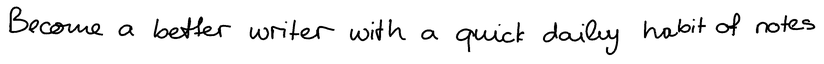
#> input picture src/ductus/presets/loose.png, 824 x 64 px
$ python -i profile.py   (imports and definitions only)
#> lines starting #> are read from the running program, lines starting #| are printed output that depends on the picture; after the words box and inside, x2 and y2 are one past the last pixel; in counts of white or black regions, pixels touching at a corner belong together
#> further down, picture is the input picture: shape (64, 824, 3); min 0, max 255, mean 239.3
"""Build a personal style profile from phone photos of handwritten pages.

Steps per photo: normalise lighting -> find ink (dark, saturated) -> remove printed grid
or ruling -> pick the rotation (0/90/180/270) and deskew -> split into text lines ->
keep clean, wide lines as one-shot style references -> measure layout habits
(x-height, line pitch, baseline drift, word gaps, ink colour, pen weight).
"""
from __future__ import annotations

import json
from pathlib import Path

import cv2
import numpy as np

from .segment import find_text_lines, skew_angle, baseline_and_xheight, stroke_width, column_runs


# [25 lines left out: functions load_photo, ink_map, not called in this run]


def paper_mask(rgb: np.ndarray) -> np.ndarray:
    """The page in a photo: the largest bright, low-saturation region, holes filled and the
    border pulled in a little, so the desk, the spiral binding and the page edge are not read
    as ink."""
    hsv = cv2.cvtColor(rgb, cv2.COLOR_RGB2HSV)
#> hsv: shape (64, 824, 3); mean H, S, V 0, 0, 239.3
    v = cv2.GaussianBlur(hsv[..., 2], (0, 0), 3)
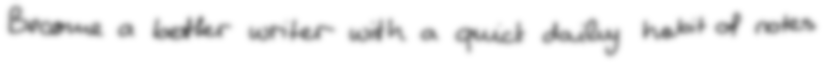
#> v: shape (64, 824); min 100, max 255, mean 239.3
    sat = cv2.GaussianBlur(hsv[..., 1], (0, 0), 3)
#> sat: shape (64, 824); every value is 0
    t, _ = cv2.threshold(v, 0, 255, cv2.THRESH_BINARY + cv2.THRESH_OTSU)
#> t = 216
    m = ((v > t) & (sat < 90)).astype(np.uint8)
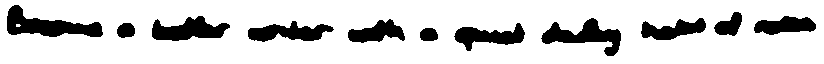
#> m: shape (64, 824); values 0 (black) and 1 (white), 82.5% white; 11 black regions, largest, box (x1, y1, x2, y2) and area: (7, 5, 103, 37) 1490, (541, 18, 621, 56) 1288, (152, 16, 230, 41) 1184
    m = cv2.morphologyEx(m, cv2.MORPH_CLOSE, np.ones((25, 25), np.uint8))
#> m: shape (64, 824); every value is 1
    n, lab, st, _ = cv2.connectedComponentsWithStats(m)
#> lab: shape (64, 824) int32; every value is 1
#> n = 2; st = [[-1, 2147483647, 0, 0, 0], [0, 0, 824, 64, 52736]]
    if n < 2:
        return np.ones(rgb.shape[:2], np.float32)
    k = 1 + int(np.argmax(st[1:, cv2.CC_STAT_AREA]))
#> k = 1
    m = (lab == k).astype(np.uint8)
    cnts, _ = cv2.findContours(m, cv2.RETR_EXTERNAL, cv2.CHAIN_APPROX_SIMPLE)
#> cnts = [[[0, 0], [0, 63], [823, 63], [823, 0]]]
    hull = cv2.convexHull(max(cnts, key=cv2.contourArea))
#> hull = [[823, 0], [823, 63], [0, 63], [0, 0]]
    m = np.zeros_like(m)
    cv2.fillPoly(m, [hull], 1)
    e = max(5, int(0.025 * min(m.shape)))
#> e = 5
    m = cv2.erode(m, np.ones((e, e), np.uint8))
    if m.mean() < 0.2:                     # no clear page (a scan, or a crop): keep everything
        return np.ones(rgb.shape[:2], np.float32)
    return m.astype(np.float32)
#> returned value: shape (64, 824) float32; every value is 1


# [403 lines left out: functions remove_grid, grid_period, orient, drop_blobs, orient_deskew, rotate and 5 more, not called in this run]

>>> import cv2
>>> picture = cv2.cvtColor(cv2.imread('presets/loose.png'), cv2.COLOR_BGR2RGB)
>>> result = paper_mask(picture)

$ run again, on src/ductus/presets/quick.png
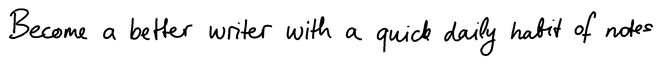
#> input picture src/ductus/presets/quick.png, 662 x 64 px
#> picture is the input picture: shape (64, 662, 3); min 0, max 255, mean 236.8
#> hsv: shape (64, 662, 3); mean H, S, V 0, 0, 236.8
#> in paper_mask, `v = cv2.GaussianBlur(hsv[..., 2], (0, 0), 3)`:
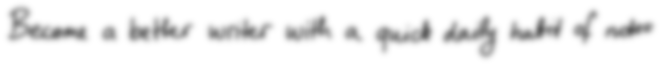
#> v: shape (64, 662); min 95, max 255, mean 236.9
#> sat: shape (64, 662); every value is 0
#> t = 212
#> in paper_mask, `m = ((v > t) & (sat < 90)).astype(np.uint8)`:
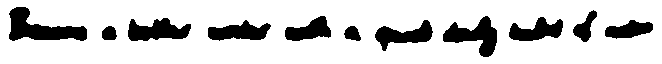
#> m: shape (64, 662); values 0 (black) and 1 (white), 81.7% white; 11 black regions, largest, box (x1, y1, x2, y2) and area: (9, 7, 87, 41) 1345, (443, 16, 497, 57) 1064, (128, 18, 191, 41) 951
#> lab: shape (64, 662) int32; every value is 1
#> n = 2; st = [[-1, 2147483647, 0, 0, 0], [0, 0, 662, 64, 42368]]
#> k = 1
#> cnts = [[[0, 0], [0, 63], [661, 63], [661, 0]]]
#> hull = [[661, 0], [661, 63], [0, 63], [0, 0]]

$ run again, on src/ductus/presets/round.png
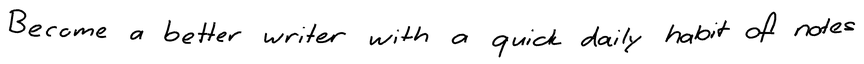
#> input picture src/ductus/presets/round.png, 864 x 64 px
#> picture is the input picture: shape (64, 864, 3); min 0, max 255, mean 242
#> hsv: shape (64, 864, 3); mean H, S, V 0, 0, 242
#> in paper_mask, `v = cv2.GaussianBlur(hsv[..., 2], (0, 0), 3)`:
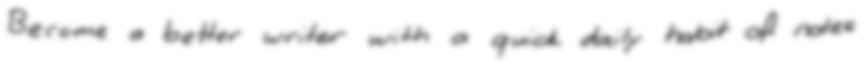
#> v: shape (64, 864); min 110, max 255, mean 242
#> sat: shape (64, 864); every value is 0
#> t = 218
#> in paper_mask, `m = ((v > t) & (sat < 90)).astype(np.uint8)`:
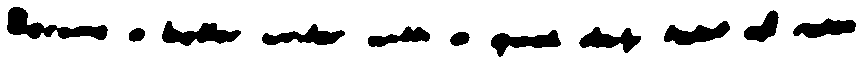
#> m: shape (64, 864); values 0 (black) and 1 (white), 85% white; 11 black regions, largest, box (x1, y1, x2, y2) and area: (7, 7, 108, 40) 1363, (162, 21, 241, 46) 1064, (491, 30, 561, 57) 894
#> lab: shape (64, 864) int32; every value is 1
#> n = 2; st = [[-1, 2147483647, 0, 0, 0], [0, 0, 864, 64, 55296]]
#> k = 1
#> cnts = [[[0, 0], [0, 63], [863, 63], [863, 0]]]
#> hull = [[863, 0], [863, 63], [0, 63], [0, 0]]

$ run again, on src/ductus/presets/slant.png
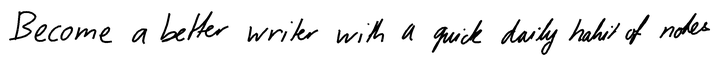
#> input picture src/ductus/presets/slant.png, 719 x 64 px
#> picture is the input picture: shape (64, 719, 3); min 0, max 255, mean 236.4
#> hsv: shape (64, 719, 3); mean H, S, V 0, 0, 236.4
#> in paper_mask, `v = cv2.GaussianBlur(hsv[..., 2], (0, 0), 3)`:
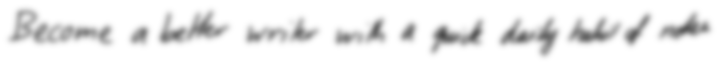
#> v: shape (64, 719); min 77, max 255, mean 236.4
#> sat: shape (64, 719); every value is 0
#> t = 210
#> in paper_mask, `m = ((v > t) & (sat < 90)).astype(np.uint8)`:
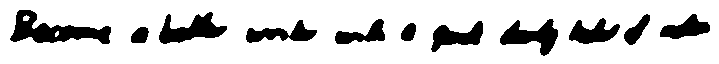
#> m: shape (64, 719); values 0 (black) and 1 (white), 82.3% white; 11 black regions, largest, box (x1, y1, x2, y2) and area: (10, 10, 111, 44) 1610, (159, 12, 227, 44) 1106, (500, 19, 558, 56) 1029
#> lab: shape (64, 719) int32; every value is 1
#> n = 2; st = [[-1, 2147483647, 0, 0, 0], [0, 0, 719, 64, 46016]]
#> k = 1
#> cnts = [[[0, 0], [0, 63], [718, 63], [718, 0]]]
#> hull = [[718, 0], [718, 63], [0, 63], [0, 0]]
